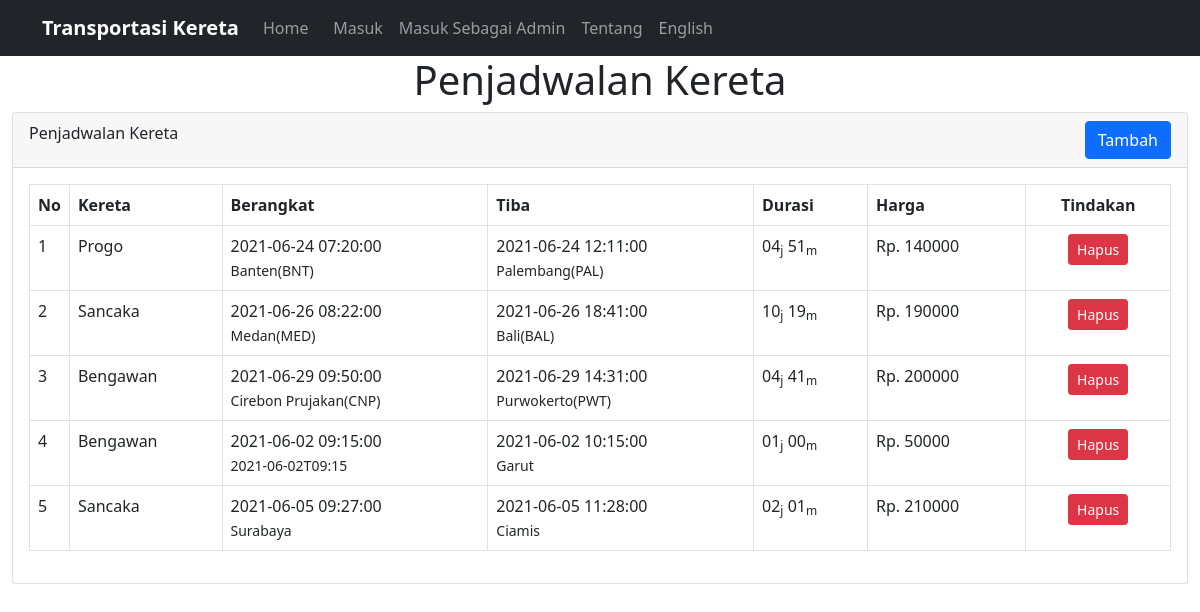
Page /schedule.php on the committed database.
### tables this page shows
CREATE TABLE `bahasa` (
  `text` varchar(30) NOT NULL,
  `indonesia` varchar(255) DEFAULT NULL,
  `inggris` varchar(255) DEFAULT NULL,
  PRIMARY KEY (`text`)
);

CREATE TABLE `jadwal` (
  `Id_Jadwal` int(3) NOT NULL AUTO_INCREMENT,
  `No_Kereta` varchar(3) DEFAULT NULL,
  `Berangkat` varchar(30) NOT NULL,
  `Waktu_Berangkat` datetime NOT NULL,
  `Tujuan` varchar(30) NOT NULL,
  `Perkiraan_Tiba` datetime NOT NULL,
  `Harga` int(10) unsigned DEFAULT NULL,
  PRIMARY KEY (`Id_Jadwal`),
  KEY `No_Kereta` (`No_Kereta`),
  CONSTRAINT `jadwal_ibfk_1` FOREIGN KEY (`No_Kereta`) REFERENCES `kereta` (`No_Kereta`) ON DELETE CASCADE ON UPDATE CASCADE
);

CREATE TABLE `kereta` (
  `No_Kereta` varchar(3) NOT NULL,
  `Nama_Kereta` varchar(25) NOT NULL,
  `Kelas` enum('Ekonomi','Bisnis','Eksklusif') NOT NULL,
  PRIMARY KEY (`No_Kereta`)
);

### auth/lang_config.php (called while the page is built, shortened)
<?php
require "db_config.php";
$txt_sign = getTxt("sign");
$txt_train_scheduling = getTxt("train_scheduling");
$txt_login_admin = getTxt("login_admin");
$txt_price = getTxt("price");
$txt_from = getTxt("from");
$txt_to = getTxt("to");
$txt_train = getTxt("trains");
$txt_add = getTxt("add");
$txt_action = getTxt("action");
$txt_duration = getTxt("duration");
$txt_sure_delete = getTxt("sure_delete");
$txt_hour = getTxt("hour");
$txt_about = getTxt("about");
$txt_delete = getTxt("delete");
function getTxt($nama_teks){
	global $mysqli;
	$q = mysqli_query($mysqli,"SELECT * FROM bahasa WHERE text='$nama_teks'");
	$res = mysqli_fetch_assoc($q);
	$teks = $res[$_SESSION['lang']];
	return $teks;
}
?>

### schedule.php (the view, shortened to what this page needs)
<?php
include "auth/lang_config.php";
?>
<!doctype html>
<html lang="en">
  <head>
    <link rel="stylesheet" href="css/bootstrap.css">
  </head>
  <body>
<?php include "partials/navbar.php"; ?>
<div class="content-wrapper">
    <div class="content-header">
        <div class="row">
			<div class="col text-center">
				<h1><?php echo $txt_train_scheduling; ?></h1>
			</div>
		</div>
    </div>
    <div class="content">
        <div class="container-fluid">
            <div class="row">
                <div class="col-md-12">
                    <div class="card">
                        <div class="card-header">
                            <?php echo $txt_train_scheduling; ?>
                            <a href="schedule_add.php" class="btn btn-primary float-end"><?php echo $txt_add; ?></a>
                        </div>
                        <div class="card-body">
                            <div class="table-responsive">
                                <table class="table table-bordered table-hovered">
                                    <thead>
                                        <tr>
                                            <th width="10px" class="text-center">No</th>
                                            <th><?php echo $txt_train; ?></th>
                                            <th><?php echo $txt_from; ?></th>
                                            <th><?php echo $txt_to; ?></th>
                                            <th><?php echo $txt_duration; ?></th>
                                            <th><?php echo $txt_price; ?></th>
                                            <th class="text-center"><?php echo $txt_action; ?></th>
                                        </tr>
                                    </thead>
                                    <tbody>
                                        <?php
											$query_jadwal = mysqli_query($mysqli,"SELECT id_jadwal,nama_kereta,berangkat,waktu_berangkat,tujuan,perkiraan_tiba,TIMEDIFF(perkiraan_tiba,waktu_berangkat) AS durasi,harga FROM jadwal JOIN kereta ON jadwal.no_kereta=kereta.no_kereta");
											$row = mysqli_num_rows($query_jadwal);
											if($row > 0){
												$n=1;
												while ($res = mysqli_fetch_assoc($query_jadwal))
												{
													$durasi = $res['durasi'];
													$arr_durasi = explode(":",$durasi);
													echo "<tr><td>$n
														<td>".$res['nama_kereta']."
														<td>".$res['waktu_berangkat']."<br><small>".$res['berangkat']."</small>
														<td>".$res['perkiraan_tiba']."<br><small>".$res['tujuan']."</small>
														<td>$arr_durasi[0]<sub>$txt_hour</sub> $arr_durasi[1]<sub>m</sub>
														<td>Rp. ".$res['harga']."
														<td class='text-center'>
																<a onclick=\"javascript: return confirm('$txt_sure_delete');\" href='?id_hapus=".$res['id_jadwal']."' class='btn btn-sm btn-danger'>
																	$txt_delete
																</a>";
													$n=$n+1;
												}
											}else {
													echo "<tr><td colspan=7> <center>$txt_no_data";
												}
										?>
                                    </tbody>
                                </table>
                            </div>
                        </div>
                    </div>
                </div>
            </div>
        </div>
    </div>
</div>
<?php include "partials/footer.php"; ?>

### partials/navbar.php (shortened to what this page needs)
 <nav class="navbar navbar-expand-lg navbar-dark bg-dark">
  <div class="container">
    <a class="navbar-brand" href="#"><b>Transportasi Kereta</b></a>
    <div class="collapse navbar-collapse" id="navbarNavAltMarkup">
      <div class="navbar-nav" >
        <a id="nl-1" class="nav-link" aria-current="page" href="index.php">Home</a>|
		<?php if (!isset($_SESSION['username'])){ ?>
        <a id="nl-6" class="nav-link " aria-current="page" href="auth/login.php"><?php echo $txt_sign; ?></a>
		<?php }else{ ?>
		<a id="nl-7" class="nav-link " aria-current="page" href="auth/session_logout.php"><?php echo $txt_logout; ?></a>
		<?php } ?>
		<?php
		if (!isset($_SESSION['username'])){
		?>
		<a id="nl-8" class="nav-link " aria-current="page" href="auth/proses_login.php?status=admin"><?php echo $txt_login_admin; ?></a>
		<?php } ?>
        <a id="nl-9" class="nav-link " aria-current="page" href="about.php"><?php echo $txt_about; ?></a>
		<?php if($_SESSION['lang']=="inggris"){ ?>
		<a id="nl-10" class="nav-link " aria-current="page" href="?lang=indonesia">Bahasa Indonesia</a>
		<?php }else if($_SESSION['lang']=="indonesia"){ ?>
		<a id="nl-11" class="nav-link " aria-current="page" href="?lang=inggris">English</a>
		<?php } ?>
      </div>
    </div>
  </div>
</nav>

### rows in the picture
bahasa: indonesia "Masuk"
bahasa: indonesia "Masuk Sebagai Admin"
bahasa: indonesia "Tentang"
bahasa: indonesia "Penjadwalan Kereta"
bahasa: indonesia "Tambah"
bahasa: indonesia "Kereta"
bahasa: indonesia "Berangkat"
bahasa: indonesia "Tiba"
bahasa: indonesia "Durasi"
bahasa: indonesia "Harga"
bahasa: indonesia "Tindakan"
jadwal: No_Kereta.Nama_Kereta "Progo", Waktu_Berangkat "2021-06-24 07:20:00", Berangkat "Banten(BNT)", Perkiraan_Tiba "2021-06-24 12:11:00", Tujuan "Palembang(PAL)", arr_durasi "04", arr_durasi "51", Harga "140000"
bahasa: indonesia "j"
bahasa: indonesia "Hapus"
jadwal: No_Kereta.Nama_Kereta "Sancaka", Waktu_Berangkat "2021-06-26 08:22:00", Berangkat "Medan(MED)", Perkiraan_Tiba "2021-06-26 18:41:00", Tujuan "Bali(BAL)", arr_durasi "10", arr_durasi "19", Harga "190000"
jadwal: No_Kereta.Nama_Kereta "Bengawan", Waktu_Berangkat "2021-06-29 09:50:00", Berangkat "Cirebon Prujakan(CNP)", Perkiraan_Tiba "2021-06-29 14:31:00", Tujuan "Purwokerto(PWT)", arr_durasi "04", arr_durasi "41", Harga "200000"
jadwal: No_Kereta.Nama_Kereta "Bengawan", Waktu_Berangkat "2021-06-02 09:15:00", Berangkat "2021-06-02T09:15", Perkiraan_Tiba "2021-06-02 10:15:00", Tujuan "Garut", arr_durasi "01", arr_durasi "00", Harga "50000"
jadwal: No_Kereta.Nama_Kereta "Sancaka", Waktu_Berangkat "2021-06-05 09:27:00", Berangkat "Surabaya", Perkiraan_Tiba "2021-06-05 11:28:00", Tujuan "Ciamis", arr_durasi "02", arr_durasi "01", Harga "210000"
